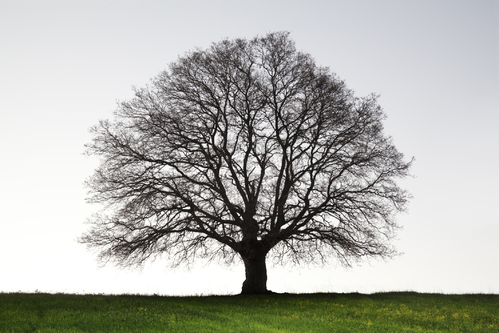
#> input picture Compression d'image delaunay (C++)/test/arbre.jpg, 499 x 333 px
$ python imagematrix.py
#> lines starting #> are read from the running program, lines starting #| are printed output that depends on the picture
#> the answer given: test/arbre.jpg
from numpy import *
import os
from PIL import Image

#a est le chemin d'un fichier image
def imgtomtrx(a):
#> called with a = 'test/arbre.jpg'
    wd=os.getcwd()
    name=(a[a.rfind("\\")+1:len(a)])
    print(name)
    I=asarray(Image.open(a).convert('L'))
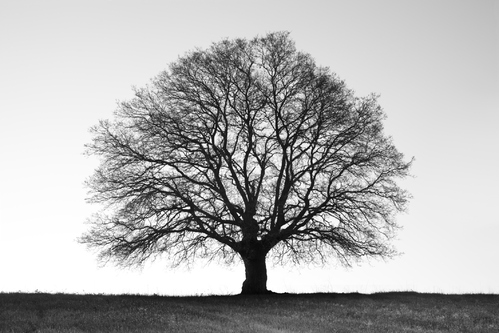
#> I: shape (333, 499); min 0, max 255, mean 177.7
    fl=open(wd+"\\temp.txt","w")
    fl.write(wd+"\\textfiles\\"+name+".txt")
    fl.close()
    txt=wd+"\\textfiles\\"+name+'.txt'
    f=open(txt,"w")
    f.write(str(I.shape[0])+'-'+str(I.shape[1])+"\n")

    for i in range(I.shape[0]):
        line=''
        for j in range(I.shape[1]):
            line=line+str(I[i][j])+' '
        f.write(line+"\n")
    f.close()

a=input("saisir le chemin de l'image :")
im=a;
imgtomtrx(im)

$ run again, on Compression d'image delaunay (C++)/test/ENSTA.png
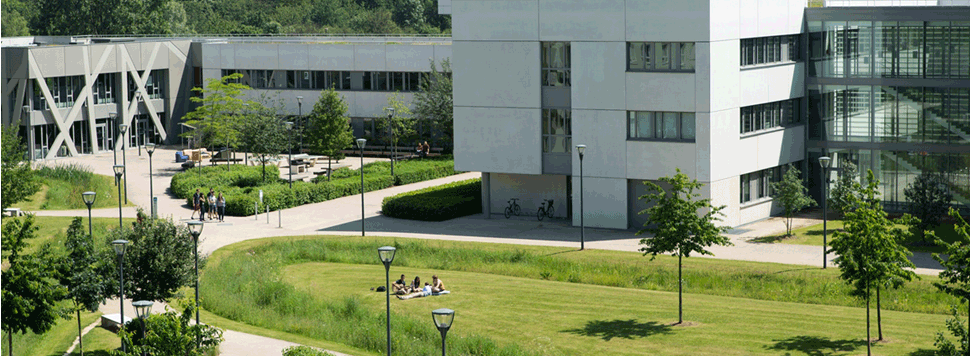
#> input picture Compression d'image delaunay (C++)/test/ENSTA.png, 970 x 356 px
#> in imgtomtrx, `I=asarray(Image.open(a).convert('L'))`:
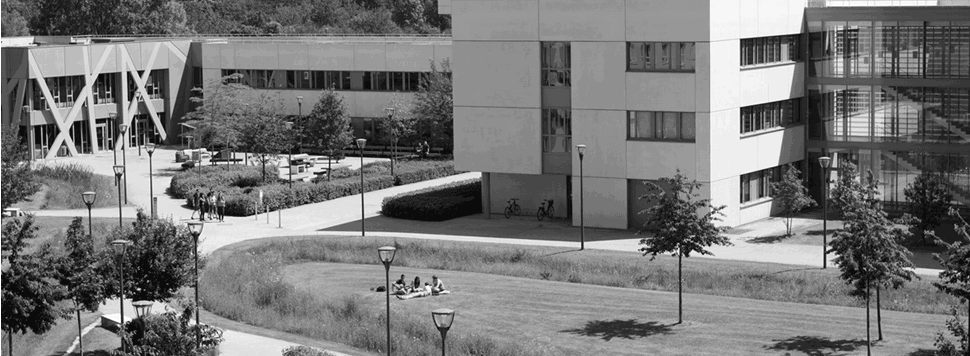
#> I: shape (356, 970); min 11, max 255, mean 119.5
